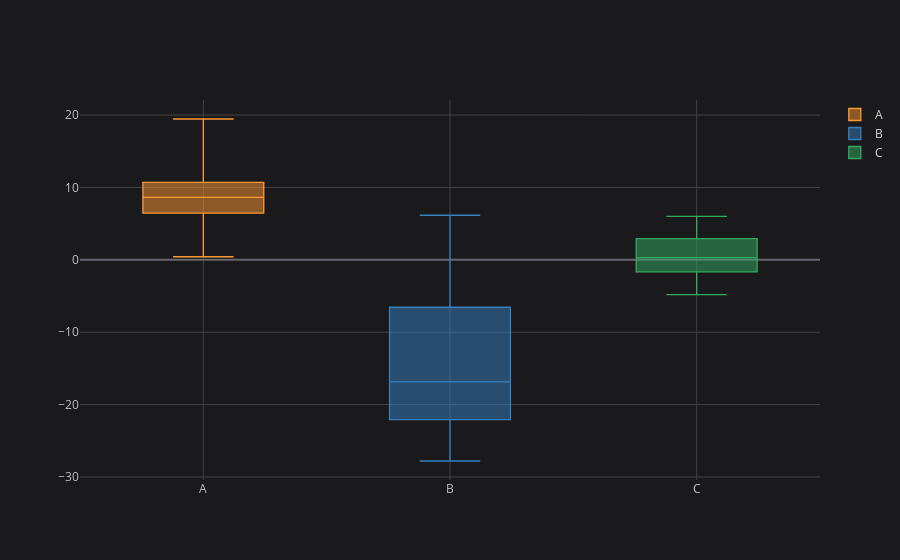

The notebook cell this image was saved under:
### Code cell
# checking outliers
data.iplot(kind='box')
